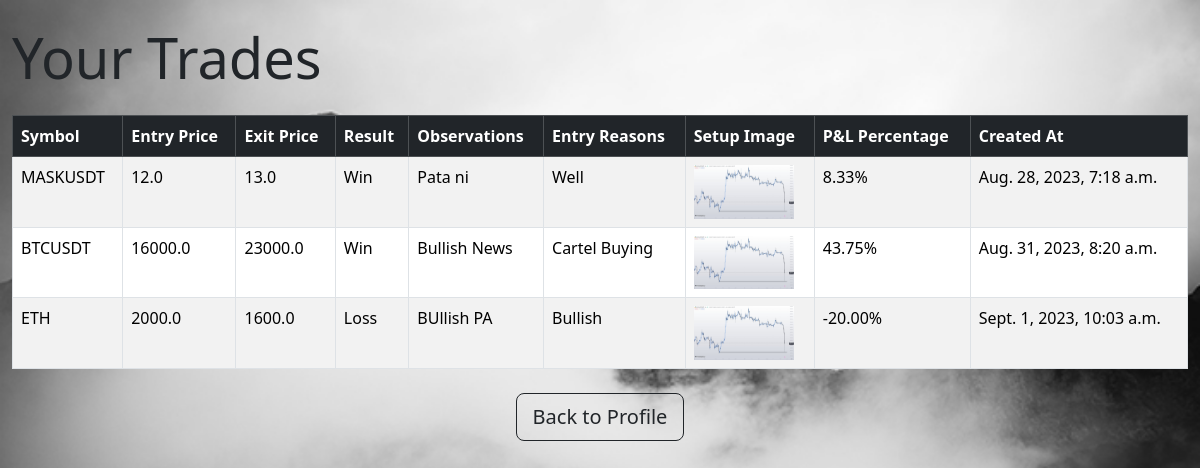
Page /myJournal/my_trades (signed in) on the committed database.
### myJournal/models.py (models this page shows, shortened)
class Trade(models.Model):
    custom_user = models.ForeignKey(CustomUser, on_delete=models.CASCADE, null=True, blank=True)
    symbol = models.CharField(max_length=100)
    entry_price = models.FloatField()
    exit_price = models.FloatField()
    result = models.CharField(max_length=10)
    observations = models.TextField((""))
    setup_image = models.ImageField(upload_to='media')
    reasons_for_entry=models.TextField((""))
    POSITION_CHOICES = [
        ('Long', 'Long'),
        ('Short', 'Short'),
    ]
    position = models.CharField(max_length=10, choices=POSITION_CHOICES, blank=False, default=POSITION_CHOICES[0])
    profit_loss = models.FloatField(default=0, blank=False)
    created_at = models.DateTimeField(auto_now_add=True, blank=False, null=True)

### myJournal/views.py (the view)
# urls.py: path('my_trades', views.my_trades_view, name='tradeslist'),
@login_required
def my_trades_view(request):
    trades = Trade.objects.filter(custom_user=request.user)
    return render(request, 'myJournal/my_trades.html', {'trades': trades})

### myJournal/templates/myJournal/my_trades.html
{% extends 'myJournal/base.html' %}
{% block content %}
<div class="container-fluid mt-4">
  <h2 class="display-4 mb-4">Your Trades</h2>
  <table class="table table-striped table-bordered">
    <thead class="table-dark">
      <tr>
        <th>Symbol</th>
        <th>Entry Price</th>
        <th>Exit Price</th>
        <th>Result</th>
        <th>Observations</th>
        <th>Entry Reasons</th>
        <th>Setup Image</th>
        <th>P&L Percentage</th>
        <th>Created At</th>
      </tr>
    </thead>
    <tbody>
      {% for trade in trades %}
      <tr>
        <td>{{ trade.symbol }}</td>
        <td>{{ trade.entry_price }}</td>
        <td>{{ trade.exit_price }}</td>
        <td>{{ trade.result }}</td>
        <td>{{ trade.observations }}</td>
        <td>{{ trade.reasons_for_entry }}</td>
        <td><img src="{{ trade.setup_image.url }}" alt="Setup Image" class="img-fluid" width="100"></td>
        <td>
          {% if trade.entry_price != 0 and trade.exit_price %}
            {{ trade.profit_loss|floatformat:2 }}%
          {% else %}
            N/A
          {% endif %}
        </td>
        <td>{{ trade.created_at }}</td>
      </tr>
      {% empty %}
      <tr>
        <td colspan="9">No trades available.</td>
      </tr>
      {% endfor %}
    </tbody>
  </table>
</div>
<div class="container mt-4">
  <div class="text-center">
    <button onclick="window.location.href='{% url 'profile' %}'" class="btn btn-lg btn-block btn-outline-dark">Back to Profile</button>
  </div>
</div>
{% endblock %}

### myJournal/templates/myJournal/base.html (shortened to what this page needs)
{%load static%}
<!DOCTYPE html>
<html>
  <head>
    <link
      href="https://cdn.jsdelivr.net/npm/bootstrap@5.3.1/dist/css/bootstrap.min.css"
      rel="stylesheet"
    />
    <link rel="stylesheet" href="" />
  </head>
  <body>
    {% block content %}{% endblock %}
  </body>
</html>

### rows in the picture
Trade: symbol "MASKUSDT", entry_price "12.0", exit_price "13.0", result "Win", observations "Pata ni", reasons_for_entry "Well", setup_image (picture), profit_loss "8.33", created_at "Aug. 28, 2023, 7:18 a.m."
Trade: symbol "BTCUSDT", entry_price "16000.0", exit_price "23000.0", result "Win", observations "Bullish News", reasons_for_entry "Cartel Buying", setup_image (picture), profit_loss "43.75", created_at "Aug. 31, 2023, 8:20 a.m."
Trade: symbol "ETH", entry_price "2000.0", exit_price "1600.0", result "Loss", observations "BUllish PA", reasons_for_entry "Bullish", setup_image (picture), profit_loss "-20.00", created_at "Sept. 1, 2023, 10:03 a.m."
